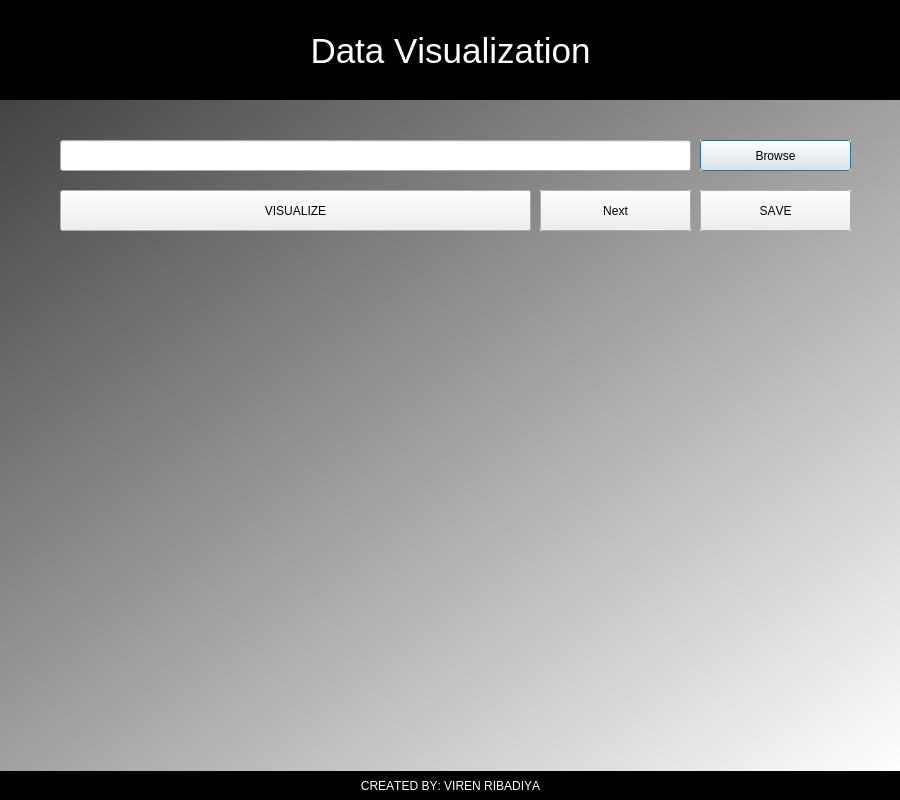
<?xml version="1.0" encoding="UTF-8"?>
<ui version="4.0">
 <class>Dialog</class>
 <widget class="QDialog" name="Dialog">
  <property name="geometry">
   <rect>
    <x>0</x>
    <y>0</y>
    <width>900</width>
    <height>800</height>
   </rect>
  </property>
  <property name="font">
   <font>
    <kerning>false</kerning>
   </font>
  </property>
  <property name="focusPolicy">
   <enum>Qt::TabFocus</enum>
  </property>
  <property name="windowTitle">
   <string>Dialog</string>
  </property>
  <property name="autoFillBackground">
   <bool>false</bool>
  </property>
  <property name="styleSheet">
   <string notr="true"/>
  </property>
  <widget class="QLabel" name="heading">
   <property name="geometry">
    <rect>
     <x>0</x>
     <y>0</y>
     <width>901</width>
     <height>101</height>
    </rect>
   </property>
   <property name="font">
    <font>
     <family>MS Shell Dlg 2</family>
     <pointsize>26</pointsize>
     <weight>9</weight>
     <italic>false</italic>
     <bold>false</bold>
    </font>
   </property>
   <property name="styleSheet">
    <string notr="true">font: 75 26pt &quot;MS Shell Dlg 2&quot;;color:White;
background-color: rgb(0, 0, 0);</string>
   </property>
   <property name="text">
    <string>Data Visualization</string>
   </property>
   <property name="alignment">
    <set>Qt::AlignCenter</set>
   </property>
  </widget>
  <widget class="QLabel" name="image1">
   <property name="geometry">
    <rect>
     <x>30</x>
     <y>0</y>
     <width>100</width>
     <height>100</height>
    </rect>
   </property>
   <property name="text">
    <string/>
   </property>
   <property name="pixmap">
    <pixmap>image1rbg.png</pixmap>
   </property>
  </widget>
  <widget class="QLabel" name="label">
   <property name="geometry">
    <rect>
     <x>0</x>
     <y>770</y>
     <width>901</width>
     <height>31</height>
    </rect>
   </property>
   <property name="styleSheet">
    <string notr="true">font: 14pt &quot;MV Boli&quot;;
background-color: rgb(0, 0, 0);
color: rgb(255, 255, 255);</string>
   </property>
   <property name="text">
    <string>CREATED BY: VIREN RIBADIYA</string>
   </property>
   <property name="alignment">
    <set>Qt::AlignCenter</set>
   </property>
  </widget>
  <widget class="QLabel" name="label_2">
   <property name="geometry">
    <rect>
     <x>0</x>
     <y>100</y>
     <width>901</width>
     <height>671</height>
    </rect>
   </property>
   <property name="styleSheet">
    <string notr="true">background-color: rgb(163, 163, 244);
background-color: qlineargradient(spread:pad, x1:0, y1:0, x2:1, y2:1, stop:0 rgba(51, 45, 53, 255), stop:1 rgba(255, 255, 255, 255));
background-color: qlineargradient(spread:pad, x1:0, y1:0, x2:1, y2:1, stop:0 rgba(67, 67, 67, 255), stop:1 rgba(255, 255, 255, 255));</string>
   </property>
   <property name="text">
    <string/>
   </property>
  </widget>
  <widget class="QLabel" name="Image1">
   <property name="geometry">
    <rect>
     <x>130</x>
     <y>260</y>
     <width>640</width>
     <height>480</height>
    </rect>
   </property>
   <property name="styleSheet">
    <string notr="true"/>
   </property>
   <property name="text">
    <string/>
   </property>
  </widget>
  <widget class="QPushButton" name="Browse">
   <property name="geometry">
    <rect>
     <x>700</x>
     <y>140</y>
     <width>151</width>
     <height>31</height>
    </rect>
   </property>
   <property name="autoFillBackground">
    <bool>true</bool>
   </property>
   <property name="styleSheet">
    <string notr="true">font: 75 12pt &quot;MS Shell Dlg 2&quot;;
</string>
   </property>
   <property name="text">
    <string>Browse</string>
   </property>
   <property name="autoDefault">
    <bool>true</bool>
   </property>
   <property name="default">
    <bool>false</bool>
   </property>
   <property name="flat">
    <bool>false</bool>
   </property>
  </widget>
  <widget class="QPushButton" name="Save">
   <property name="geometry">
    <rect>
     <x>700</x>
     <y>190</y>
     <width>151</width>
     <height>41</height>
    </rect>
   </property>
   <property name="autoFillBackground">
    <bool>true</bool>
   </property>
   <property name="styleSheet">
    <string notr="true">font: 75 14pt &quot;MS Shell Dlg 2&quot;;
</string>
   </property>
   <property name="text">
    <string>SAVE</string>
   </property>
   <property name="autoDefault">
    <bool>true</bool>
   </property>
   <property name="default">
    <bool>false</bool>
   </property>
   <property name="flat">
    <bool>false</bool>
   </property>
  </widget>
  <widget class="QPushButton" name="Visualize">
   <property name="geometry">
    <rect>
     <x>60</x>
     <y>190</y>
     <width>471</width>
     <height>41</height>
    </rect>
   </property>
   <property name="focusPolicy">
    <enum>Qt::TabFocus</enum>
   </property>
   <property name="layoutDirection">
    <enum>Qt::LeftToRight</enum>
   </property>
   <property name="autoFillBackground">
    <bool>false</bool>
   </property>
   <property name="styleSheet">
    <string notr="true">font: 75 14pt &quot;MS Shell Dlg 2&quot;;


</string>
   </property>
   <property name="text">
    <string>VISUALIZE</string>
   </property>
   <property name="autoDefault">
    <bool>true</bool>
   </property>
   <property name="default">
    <bool>false</bool>
   </property>
   <property name="flat">
    <bool>false</bool>
   </property>
  </widget>
  <widget class="QLineEdit" name="inputfile">
   <property name="geometry">
    <rect>
     <x>60</x>
     <y>140</y>
     <width>631</width>
     <height>31</height>
    </rect>
   </property>
   <property name="styleSheet">
    <string notr="true">color: rgb(6, 39, 255);
font: 75 12pt &quot;MS Shell Dlg 2&quot;;</string>
   </property>
   <property name="text">
    <string/>
   </property>
  </widget>
  <widget class="QPushButton" name="Next">
   <property name="geometry">
    <rect>
     <x>540</x>
     <y>190</y>
     <width>151</width>
     <height>41</height>
    </rect>
   </property>
   <property name="autoFillBackground">
    <bool>true</bool>
   </property>
   <property name="styleSheet">
    <string notr="true">font: 75 14pt &quot;MS Shell Dlg 2&quot;;
</string>
   </property>
   <property name="text">
    <string>Next</string>
   </property>
   <property name="autoDefault">
    <bool>true</bool>
   </property>
   <property name="default">
    <bool>false</bool>
   </property>
   <property name="flat">
    <bool>false</bool>
   </property>
  </widget>
  <widget class="QLabel" name="image2">
   <property name="geometry">
    <rect>
     <x>760</x>
     <y>0</y>
     <width>100</width>
     <height>100</height>
    </rect>
   </property>
   <property name="text">
    <string/>
   </property>
   <property name="pixmap">
    <pixmap>image2rbg.png</pixmap>
   </property>
  </widget>
  <zorder>label</zorder>
  <zorder>heading</zorder>
  <zorder>image1</zorder>
  <zorder>label_2</zorder>
  <zorder>Image1</zorder>
  <zorder>Browse</zorder>
  <zorder>Save</zorder>
  <zorder>Visualize</zorder>
  <zorder>inputfile</zorder>
  <zorder>Next</zorder>
  <zorder>image2</zorder>
 </widget>
 <resources/>
 <connections/>
</ui>
